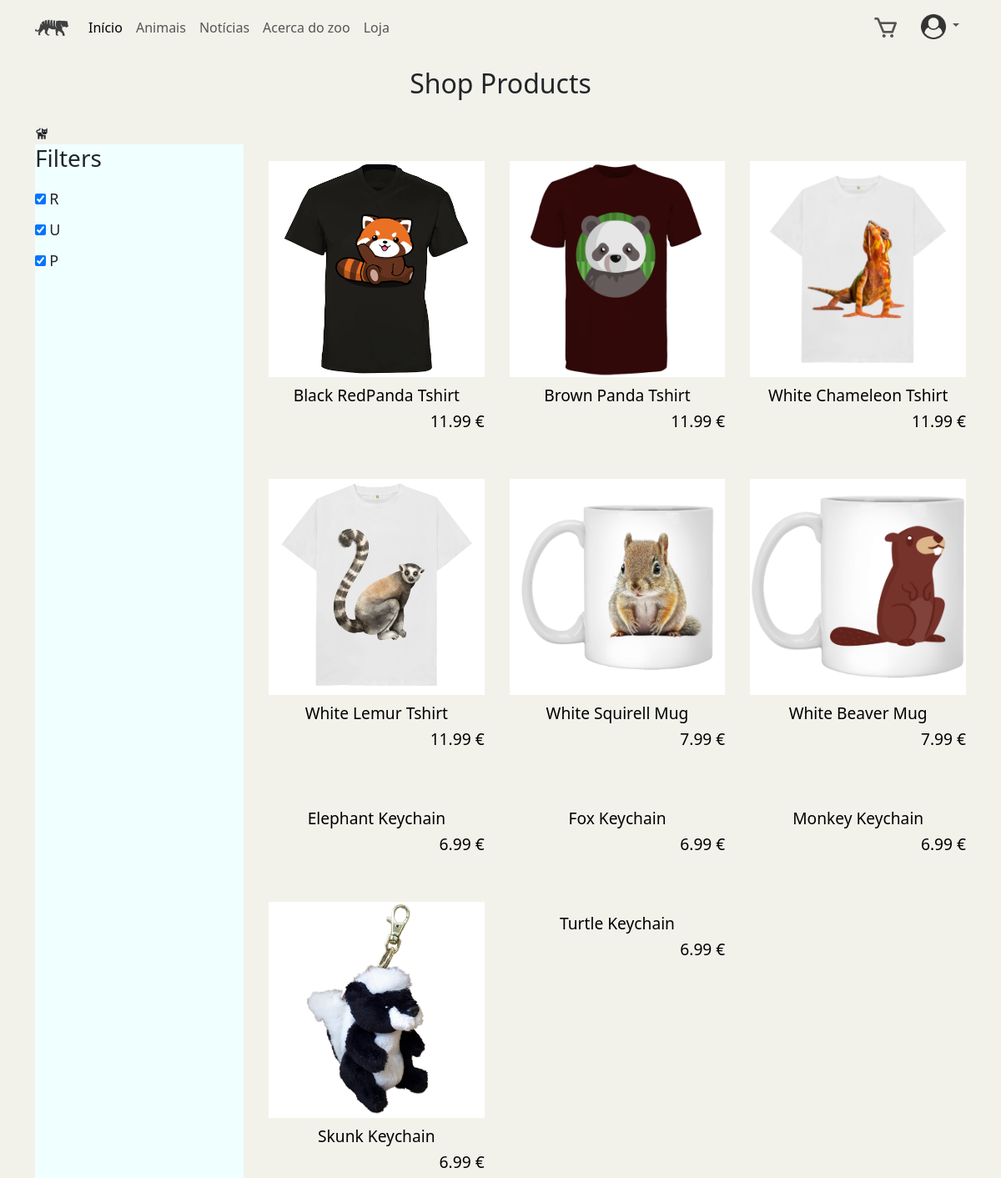
The page /shop (signed in) on the database as committed earlier.
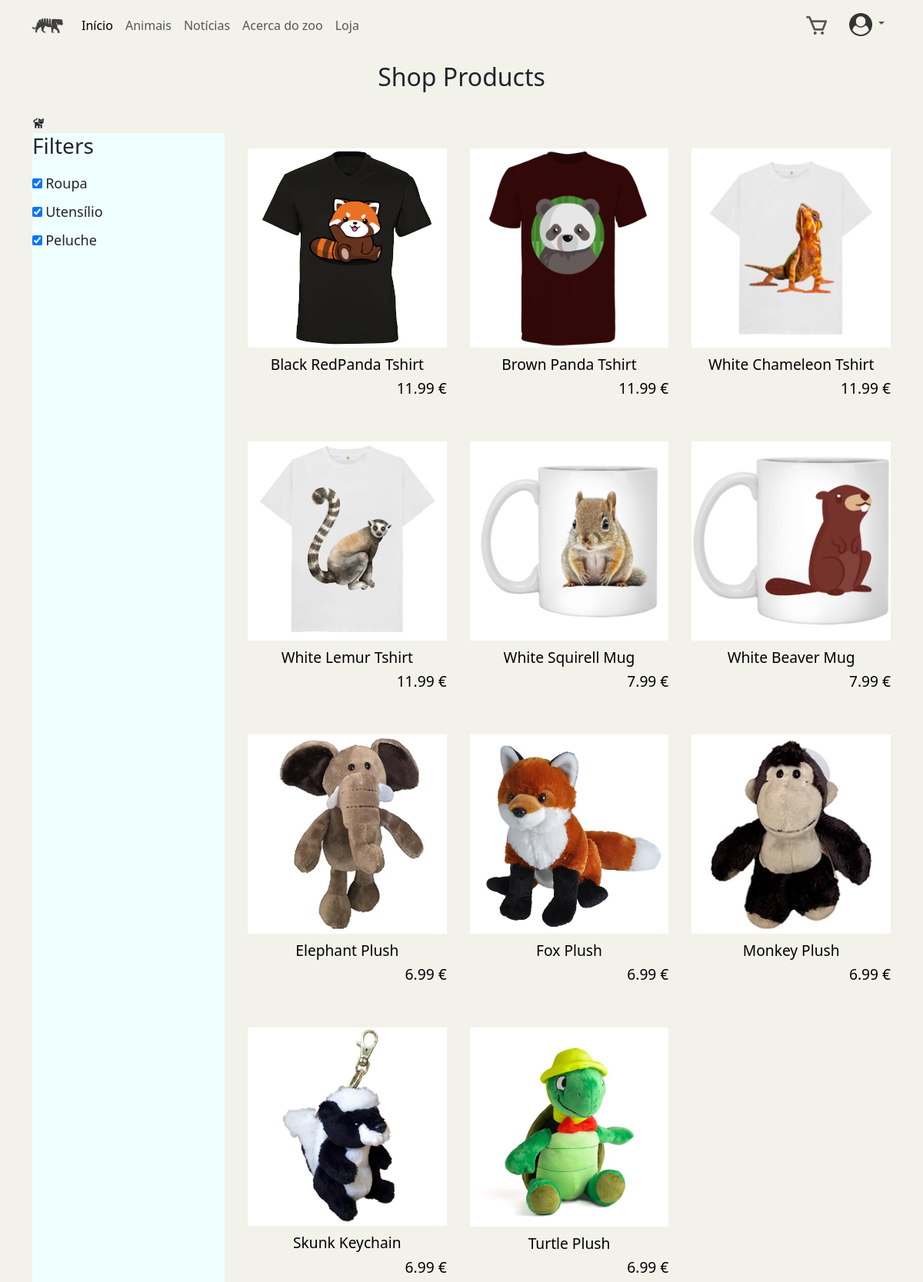
The same page on the database as committed later.
### ZOO_App/models.py (models this page shows)
class Produto(models.Model):
    designacao = models.CharField(max_length=50)
    preco = models.FloatField()
    categoria = models.CharField(max_length=50)
    imagem = models.FileField(upload_to="Products", null=True)
    descricao = models.CharField(max_length=100)

### ZOO_App/views.py (the view)
# urls.py: path('shop',views.render_shop, name='shop'),
def render_shop(request):
    product_list = Produto.objects.all()
    list = getProductsInCart(request)
    product_types=  []
    for product in product_list:
        if product.categoria not in product_types:
            product_types.append(product.categoria)
    context = {'product_list': product_list,'all' :list, "product_types": product_types
    }
    return render(request, 'ZOO_App/shop_archive.html', context)

### ZOO_App/views.py (called while the page is built)
def auxGetProductsInCart(utilizador):
    pcc_pk = ProdutoCarinhoCompras_pk.objects.filter(utilizador=utilizador)
    list=[]
    for item in pcc_pk:
        list.append(item)
    return list

def getProductsInCart(request):
    product_list = Produto.objects.all()
    utilizador = get_object_or_404(Utilizador, user_id=request.user.id)
    list = auxGetProductsInCart(utilizador)
    return list

### ZOO_App/templates/ZOO_App/shop_archive.html (shortened to what this page needs)
{%extends "./index.html"%}
{% load static %}
{%block head%}
<link rel="stylesheet" href="{%static 'css\styleShop.css' %}">
    <link href='https://unpkg.com/boxicons@2.1.4/css/boxicons.min.css' rel='stylesheet'>
{%endblock%}
{%block conteudo%}
<body>
        <section class="shop container">
            <h2 class="section-title">Shop Products</h2>
            <i class="filtericon bx bxs-cat"></i>
            <div class="shop-content-w-filter">
                <aside class="filters" style="background-color: azure;">
                    <h3>Filters</h3>
                    {% for produto in product_types %}
                    <input type="checkbox" id="type1" name="type1" value="{{produto}}" checked onchange="checkFilters(this)">
                    <label for="type1" style="font-size: large; margin-top: 10px;"> {{produto}}</label><br>
                    {% endfor %}
                </aside>
                <div class="shop-content">
                    {% for produto in product_list %}
                        <a class="product-box" name="{{produto.categoria}}" href="{% url 'ZOO_App:produto' produto.id%}">
                            <img src="{% static produto.imagem.url %}" alt="" class="product-image">
                            <h2 class="product-title">{{produto.designacao}}</h2>
                            <h4 class="product-price"> {{produto.preco}} € </h4>
                        </a>
                    {% endfor %}
                </div>
            </div>
        </section>
    {% endblock %}

### ZOO_App/templates/ZOO_App/index.html (shortened to what this page needs)
<!DOCTYPE html>
<html lang="en">
  <head>
    <link
      href="https://cdn.jsdelivr.net/npm/bootstrap@5.3.0-alpha1/dist/css/bootstrap.min.css"
      rel="stylesheet"
    />
    <link href='https://unpkg.com/boxicons@2.1.4/css/boxicons.min.css' rel='stylesheet'>
    {%block head%} {%endblock%}
    {% load static %}
    <link rel="stylesheet" href="{%static 'css/style.css' %}" />
  </head>
  <body>
    <nav class="navbar sticky-top navbar-expand-lg">
      <div class="container">
        <a href="" class="navbar-brand">
          <img
            src="{% static 'zoo_badge.png' %}"
            alt="zoo_badge"
            width="40px"
            height="40px"
          />
        </a>
        <div class="collapse navbar-collapse" id="navbarContent">
          <ul class="navbar-nav me-auto mb-2 mb-lg-0">
            <li class="nav-item">
              <a
                href="{% url 'ZOO_App:index' %}"
                class="nav-link active"
                aria-current="page"
                >Início</a
              >
            </li>
            <li class="nav-item">
              <a href="{% url 'ZOO_App:listagem_animais' %}" class="nav-link"
                >Animais</a
              >
            </li>
            <li class="nav-item">
              <a href="{% url 'ZOO_App:listagem_noticias' %}" class="nav-link"
                >Notícias</a
              >
            </li>
            <li class="nav-item">
              <a href="{% url 'ZOO_App:about' %}" class="nav-link"
                >Acerca do zoo</a
              >
            </li>
            <li class="nav-item">
              <a href="{% url 'ZOO_App:shop' %}" class="nav-link">Loja</a>
            </li>
          </ul>
          <ul class="nav navbar-nav navbar-right">
                <i class="bx bx-cart logo nav-link" style="font-size: 200%; margin-right: 10px;" id="cart-icon"></i>
            <li class="dropdown">
              <a
                href="#"
                class="nav-link dropdown-toggle"
                role="button"
                data-bs-toggle="dropdown"
                aria-expanded="false"
              >
                <img
                  src="{% static 'bot.png' %}"
                  alt="person_circle"
                  width="30px"
                  height="30px"
                />
              </a>
            </li>
          </ul>
        </div>
      </div>
    </nav>
    {% block conteudo %}{% endblock %}
  </body>
</html>

### ZOO_App/static/css/styleShop.css (style rules this page uses)
.section-title, .cart-title { text-align: center; margin-bottom: 30px; }
.shop { margin-top: 15px; }
.product-image, .product-title { width: 100%; }
.product-image { margin-top: 20px; }
.product-title { font-size:larger; text-align: center; margin-top: 10px; }
.product-price { font-size:larger; text-align: right; }
.shop-content-w-filter { display: grid; grid-template-columns: repeat(auto-fit, minmax(250px, auto)); gap: 30px; }
.shop-content { display: grid; grid-template-columns: repeat(auto-fit, minmax(250px, auto)); gap: 30px; }
.product-box { text-decoration: none ; color: black; }

### ZOO_App/templates/ZOO_App/index.html (style rules this page uses)
a { text-decoration: none; }
body { padding: 0px; margin: 0px; width: 100%; background-color: rgb(242, 242, 235); }

Rows that differ between the two databases and show on the page:
changed Produto: designacao "Elephant Keychain" → "Elephant Plush"
changed Produto: designacao "Fox Keychain" → "Fox Plush"
changed Produto: designacao "Monkey Keychain" → "Monkey Plush"
changed Produto: designacao "Turtle Keychain" → "Turtle Plush"
Other text that changed with them:
new list line: "Roupa"
new list line: "Utensílio"
new list line: "Peluche"
list line gone: "☑ R"
list line gone: "☑ U"
list line gone: "☑ P"
